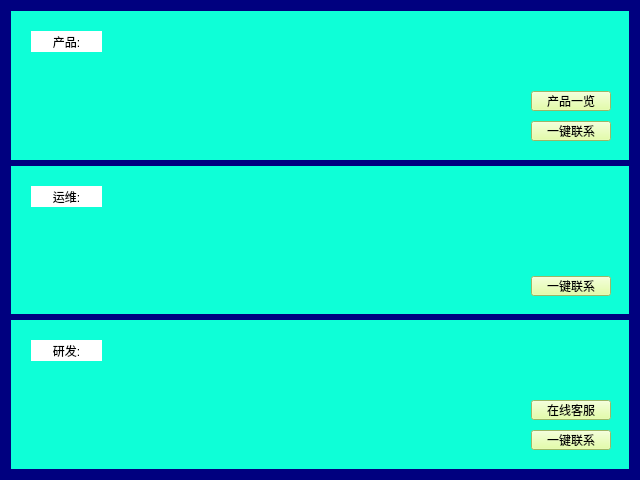
<?xml version="1.0" encoding="UTF-8"?>
<ui version="4.0">
 <class>ContactPage</class>
 <widget class="QWidget" name="ContactPage">
  <property name="geometry">
   <rect>
    <x>0</x>
    <y>0</y>
    <width>640</width>
    <height>480</height>
   </rect>
  </property>
  <property name="windowTitle">
   <string>Form</string>
  </property>
  <property name="styleSheet">
   <string notr="true">background-color: rgb(0, 0, 127);</string>
  </property>
  <layout class="QVBoxLayout" name="verticalLayout">
   <item>
    <widget class="QFrame" name="frame_product">
     <property name="autoFillBackground">
      <bool>false</bool>
     </property>
     <property name="styleSheet">
      <string notr="true">background-color: rgb(14, 255, 215);</string>
     </property>
     <property name="frameShape">
      <enum>QFrame::NoFrame</enum>
     </property>
     <property name="frameShadow">
      <enum>QFrame::Raised</enum>
     </property>
     <widget class="QLabel" name="label">
      <property name="geometry">
       <rect>
        <x>20</x>
        <y>20</y>
        <width>71</width>
        <height>21</height>
       </rect>
      </property>
      <property name="layoutDirection">
       <enum>Qt::LeftToRight</enum>
      </property>
      <property name="styleSheet">
       <string notr="true">background-color: rgb(255, 255, 255);</string>
      </property>
      <property name="text">
       <string>产品:</string>
      </property>
      <property name="alignment">
       <set>Qt::AlignCenter</set>
      </property>
     </widget>
     <widget class="QPushButton" name="pushButton">
      <property name="geometry">
       <rect>
        <x>520</x>
        <y>80</y>
        <width>80</width>
        <height>20</height>
       </rect>
      </property>
      <property name="styleSheet">
       <string notr="true">
background-color: rgb(220, 255, 143);</string>
      </property>
      <property name="text">
       <string>产品一览</string>
      </property>
      <property name="flat">
       <bool>false</bool>
      </property>
     </widget>
     <widget class="QPushButton" name="pushButton_2">
      <property name="geometry">
       <rect>
        <x>520</x>
        <y>110</y>
        <width>80</width>
        <height>20</height>
       </rect>
      </property>
      <property name="styleSheet">
       <string notr="true">background-color: rgb(220, 255, 143);</string>
      </property>
      <property name="text">
       <string>一键联系</string>
      </property>
     </widget>
    </widget>
   </item>
   <item>
    <widget class="QFrame" name="frame_service">
     <property name="styleSheet">
      <string notr="true">background-color: rgb(14, 255, 215);</string>
     </property>
     <property name="frameShape">
      <enum>QFrame::NoFrame</enum>
     </property>
     <property name="frameShadow">
      <enum>QFrame::Raised</enum>
     </property>
     <widget class="QLabel" name="label_2">
      <property name="geometry">
       <rect>
        <x>20</x>
        <y>20</y>
        <width>71</width>
        <height>21</height>
       </rect>
      </property>
      <property name="styleSheet">
       <string notr="true">background-color: rgb(255, 255, 255);</string>
      </property>
      <property name="text">
       <string>运维:</string>
      </property>
      <property name="alignment">
       <set>Qt::AlignCenter</set>
      </property>
     </widget>
     <widget class="QPushButton" name="pushButton_3">
      <property name="geometry">
       <rect>
        <x>520</x>
        <y>110</y>
        <width>80</width>
        <height>20</height>
       </rect>
      </property>
      <property name="styleSheet">
       <string notr="true">background-color: rgb(220, 255, 143);</string>
      </property>
      <property name="text">
       <string>一键联系</string>
      </property>
     </widget>
    </widget>
   </item>
   <item>
    <widget class="QFrame" name="frame_development">
     <property name="styleSheet">
      <string notr="true">background-color: rgb(14, 255, 215);</string>
     </property>
     <property name="frameShape">
      <enum>QFrame::NoFrame</enum>
     </property>
     <property name="frameShadow">
      <enum>QFrame::Raised</enum>
     </property>
     <widget class="QLabel" name="label_3">
      <property name="geometry">
       <rect>
        <x>20</x>
        <y>20</y>
        <width>71</width>
        <height>21</height>
       </rect>
      </property>
      <property name="styleSheet">
       <string notr="true">background-color: rgb(255, 255, 255);</string>
      </property>
      <property name="text">
       <string>研发:</string>
      </property>
      <property name="alignment">
       <set>Qt::AlignCenter</set>
      </property>
     </widget>
     <widget class="QPushButton" name="pushButton_4">
      <property name="geometry">
       <rect>
        <x>520</x>
        <y>110</y>
        <width>80</width>
        <height>20</height>
       </rect>
      </property>
      <property name="styleSheet">
       <string notr="true">background-color: rgb(220, 255, 143);</string>
      </property>
      <property name="text">
       <string>一键联系</string>
      </property>
     </widget>
     <widget class="QPushButton" name="pushButton_5">
      <property name="geometry">
       <rect>
        <x>520</x>
        <y>80</y>
        <width>80</width>
        <height>20</height>
       </rect>
      </property>
      <property name="styleSheet">
       <string notr="true">background-color: rgb(220, 255, 143);</string>
      </property>
      <property name="text">
       <string>在线客服</string>
      </property>
     </widget>
    </widget>
   </item>
  </layout>
 </widget>
 <resources/>
 <connections/>
</ui>
